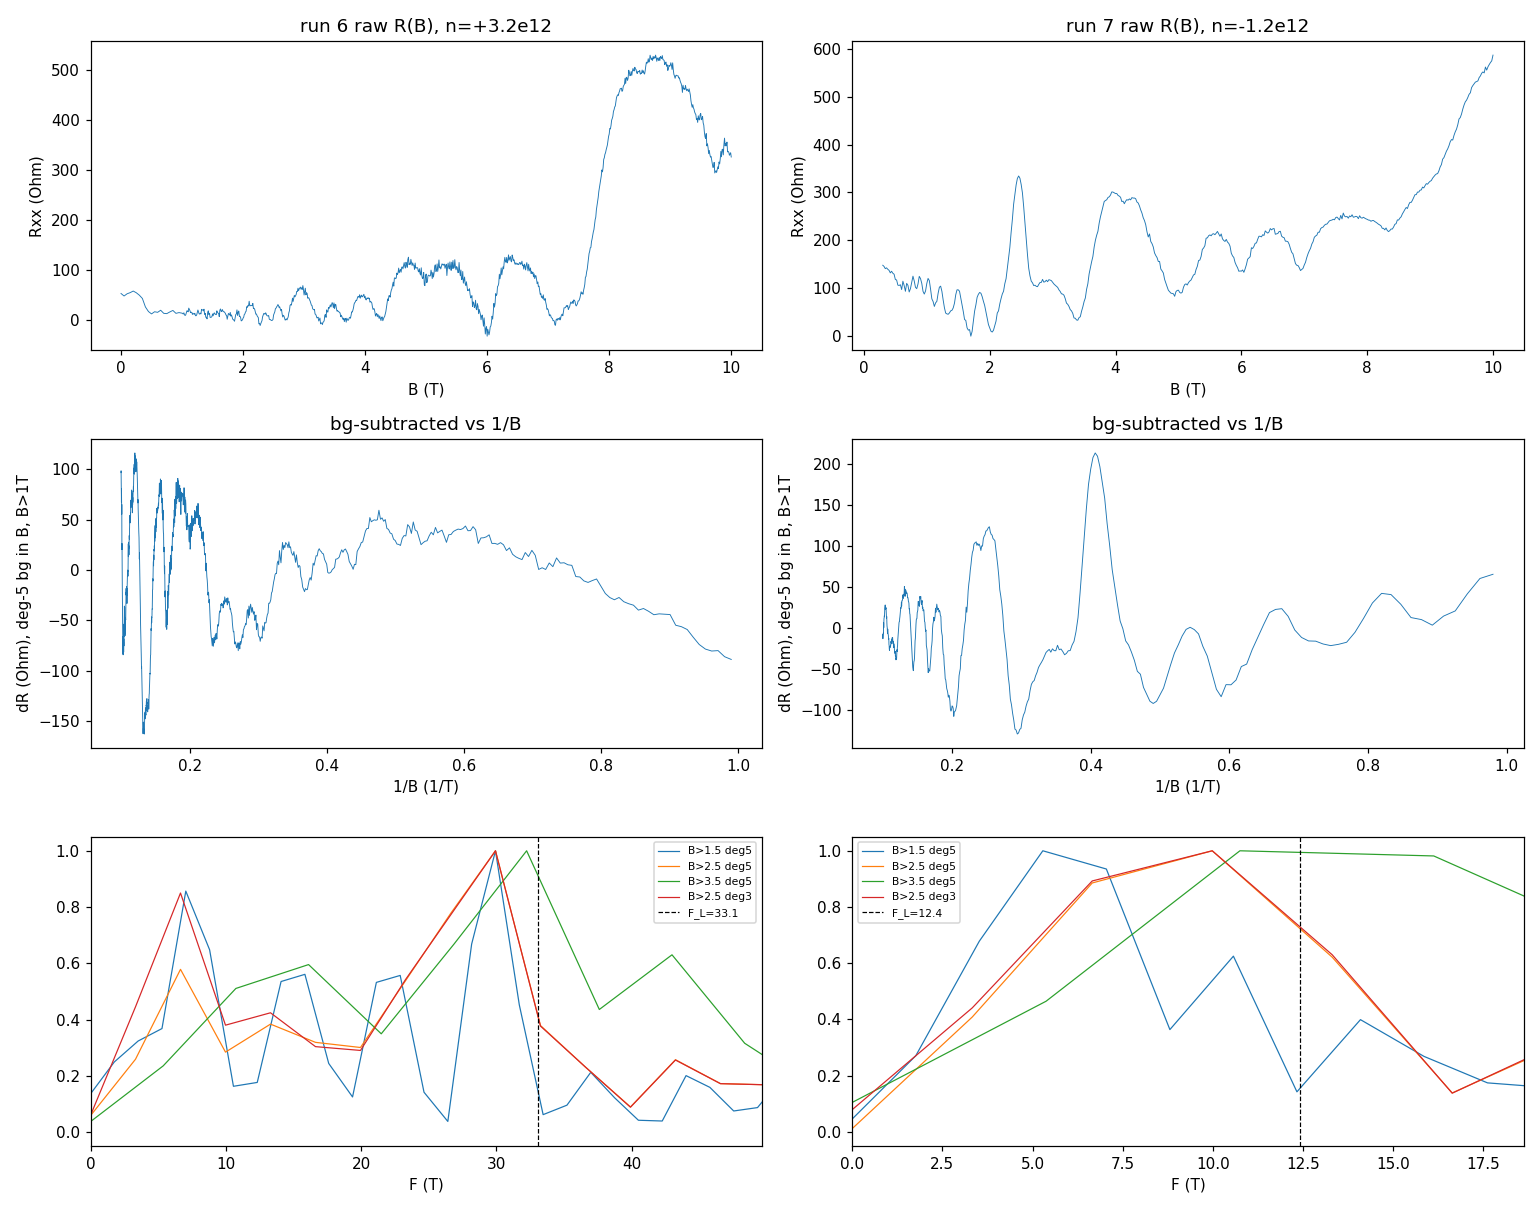

Write the Python code that produced this figure.
"""First look at spot checks runs 6 (e, n=+3.2e12) and 7 (h, n=-1.2e12): raw R(B), onset, 1/B FFT."""
import numpy as np, matplotlib; matplotlib.use("Agg")
import matplotlib.pyplot as plt
from pathlib import Path
from hera.analysis import open_run, summarize_run, sdh_onset, sdh_fft, SdhOnsetError, luttinger_frequency
D = Path("data")
fig, axs = plt.subplots(3, 2, figsize=(14, 11))
for j, (rid, n12) in enumerate([(6, 3.2), (7, -1.2)]):
    r = open_run(D / str(rid)); print("=" * 70); print(summarize_run(r)); print("cols:", r.cols)
    B = r.col("magnet_field"); I = r.col("sr0_X") / -1e6; V = r.col("sr1_X") / 1.0
    R = V / I
    o = np.argsort(B); B, R, I = B[o], R[o], I[o]
    print(f"run {rid}: B {B.min():.3f}-{B.max():.3f}, N={len(B)}, R {R.min():.1f}-{R.max():.1f} Ohm, I {I.min()*1e9:.3f}-{I.max()*1e9:.3f} nA")
    T = r.col("T_sample") if "T_sample" in r.cols else None
    if T is not None: print(f"  T_sample {T.min():.3f}-{T.max():.3f} K")
    try:
        FL = luttinger_frequency(n12 * 1e16)
    except Exception as e:
        FL = 4.1357e-15 * abs(n12) * 1e16 / 4; print("  luttinger_frequency err", e)
    print(f"  F_L = {FL:.2f} T")
    axs[0, j].plot(B, R, lw=0.6); axs[0, j].set_title(f"run {rid} raw R(B), n={n12:+.1f}e12"); axs[0, j].set_xlabel("B (T)"); axs[0, j].set_ylabel("Rxx (Ohm)")
    # onset
    try:
        on = sdh_onset(R, B, r_full_scale=50e-6 / 10e-9)
        print(on.summary())
        onset_b = on.onset_b
    except SdhOnsetError as e:
        print("  SdhOnsetError:", e); onset_b = None
    # background-subtracted view: poly deg 5 in B above 1 T
    m = B > 1.0
    p = np.polyfit(B[m], R[m], 5); dR = R[m] - np.polyval(p, B[m])
    axs[1, j].plot(1 / B[m], dR, lw=0.6); axs[1, j].set_xlabel("1/B (1/T)"); axs[1, j].set_ylabel("dR (Ohm), deg-5 bg in B, B>1T"); axs[1, j].set_title("bg-subtracted vs 1/B")
    # FFT for a few windows
    for lo, deg, c in [(1.5, 5, "C0"), (2.5, 5, "C1"), (3.5, 5, "C2"), (2.5, 3, "C3")]:
        try:
            f, S = sdh_fft(R[:, None], B, b_range=(lo, B.max()), bg_degree=deg)
            s = S[0]; s = s / s.max()
            axs[2, j].plot(f, s, c, lw=0.8, label=f"B>{lo} deg{deg}")
            top = np.argsort(s)[::-1]
            # simple local maxima
            from scipy.signal import find_peaks
            pk, _ = find_peaks(s, prominence=0.05)
            pk = sorted(pk, key=lambda k: -s[k])[:6]
            print(f"  FFT B>{lo} deg{deg}: peaks (T, rel) " + ", ".join(f"{f[k]:.1f}({s[k]:.2f})" for k in pk))
        except Exception as e:
            print("  sdh_fft err", lo, deg, e)
    axs[2, j].axvline(FL, color="k", ls="--", lw=0.8, label=f"F_L={FL:.1f}")
    axs[2, j].set_xlim(0, 1.5 * FL); axs[2, j].set_xlabel("F (T)"); axs[2, j].legend(fontsize=7)
fig.tight_layout(); fig.savefig("hera_scratch/spot_first_look.png", dpi=110); print("saved")
